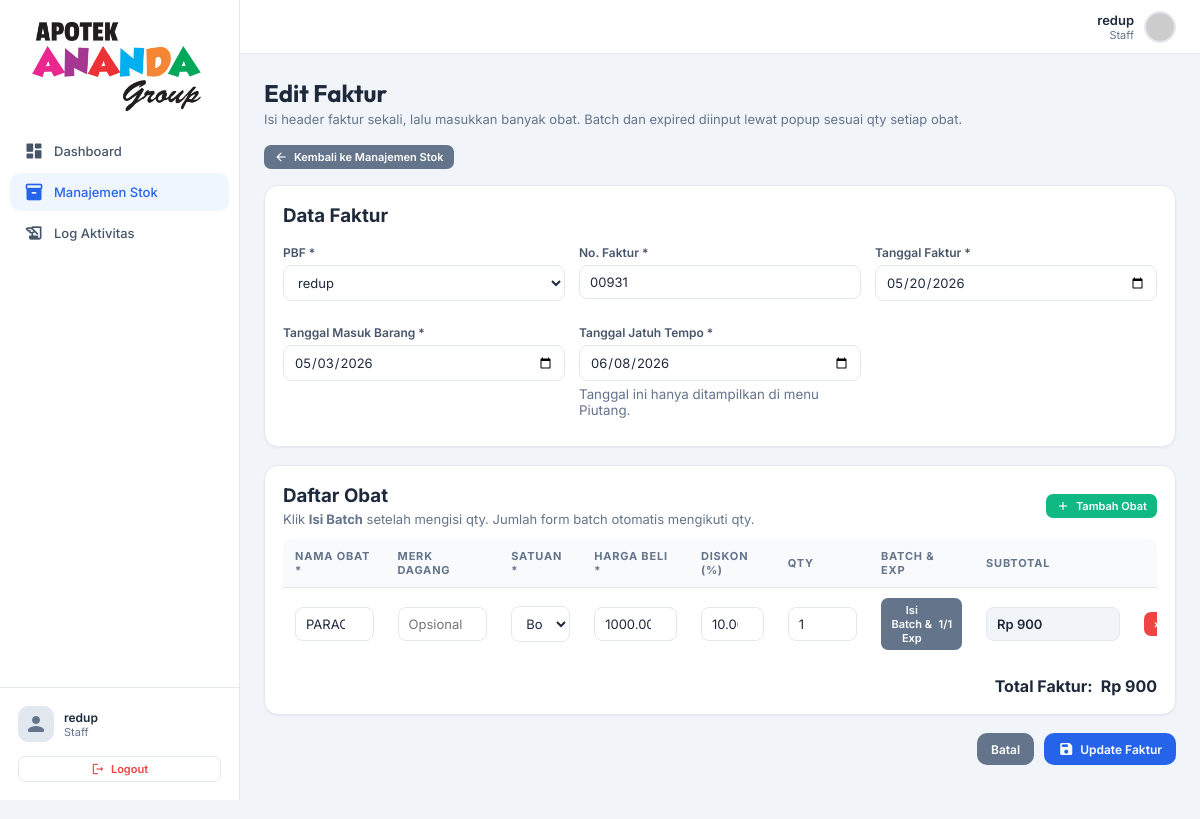
The app's page /frontend/admin/tambah_faktur.php?id=1 (signed in), older data.
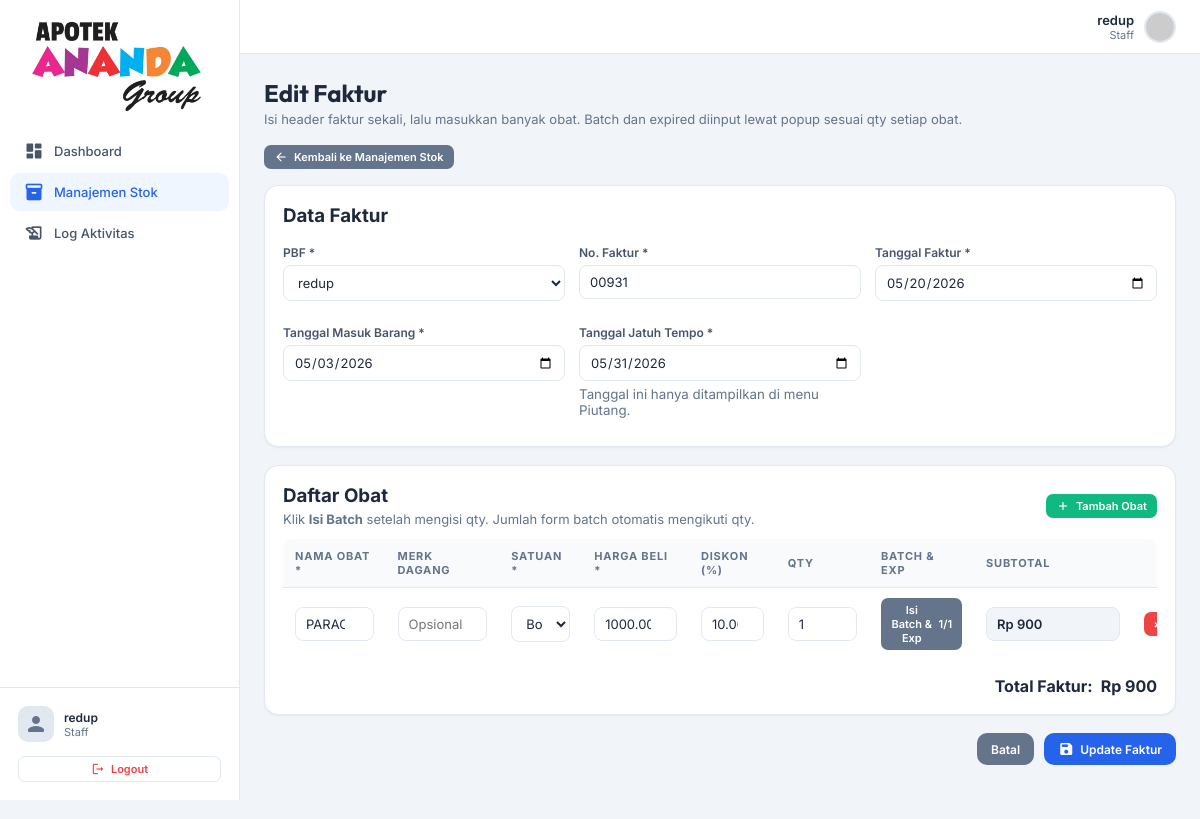
The same page, newer data.
### tables this page shows
CREATE TABLE `faktur` (
  `id_faktur` int(11) NOT NULL,
  `no_faktur` varchar(100) NOT NULL,
  `id_pbf` int(11) NOT NULL,
  `tanggal_faktur` date NOT NULL,
  `tanggal_masuk` date NOT NULL,
  `tanggal_jatuh_tempo` date DEFAULT NULL,
  `jumlah_obat` int(11) NOT NULL DEFAULT 0,
  `total_qty` int(11) NOT NULL DEFAULT 0,
  `total_harga` decimal(15,2) NOT NULL DEFAULT 0.00,
  `status_bayar` enum('belum_lunas','lunas') NOT NULL DEFAULT 'belum_lunas',
  `tanggal_lunas` date DEFAULT NULL,
  `bukti_pembayaran` varchar(255) DEFAULT NULL,
  `id_user` int(11) NOT NULL,
  `created_at` datetime DEFAULT current_timestamp(),
  `updated_at` datetime DEFAULT current_timestamp() ON UPDATE current_timestamp()
);

CREATE TABLE `pbf` (
  `id_pbf` int(11) NOT NULL,
  `nama_pbf` varchar(100) NOT NULL,
  `alamat` text DEFAULT NULL,
  `no_telepon` varchar(20) DEFAULT NULL,
  `kontak_person` varchar(100) DEFAULT NULL,
  `keterangan` text DEFAULT NULL,
  `id_user` int(11) NOT NULL,
  `created_at` datetime DEFAULT current_timestamp(),
  `updated_at` datetime DEFAULT current_timestamp() ON UPDATE current_timestamp()
);

### frontend/admin/tambah_faktur.php (called while the page is built, shortened)
<?php
require_once __DIR__ . '/../../backend/helpers/session_helper.php';
require_once __DIR__ . '/../../backend/models/stok_masuk.php';
require_once __DIR__ . '/../../backend/models/pbf.php';
$stokModel = new StokMasuk();
$pbfModel = new PBF();
$id = isset($_GET['id']) ? sanitizeInt($_GET['id']) : 0;
$faktur = $id > 0 ? $stokModel->findFakturWithDetails($id) : null;
require_once __DIR__ . '/../templates/header.php';
$pbfList = $pbfModel->getAll();
require_once __DIR__ . '/../templates/sidebar.php';
require_once __DIR__ . '/../templates/faktur_form_page.php';
require_once __DIR__ . '/../templates/footer.php';

### backend/config/database.php (called while the page is built, shortened)
<?php
function getDBConnection(): PDO {
    static $pdo = null;
    if ($pdo === null) {
        $dsn = "mysql:host=" . DB_HOST . ";dbname=" . DB_NAME . ";charset=" . DB_CHARSET;
        $options = [
            PDO::ATTR_ERRMODE            => PDO::ERRMODE_EXCEPTION,
            PDO::ATTR_DEFAULT_FETCH_MODE => PDO::FETCH_ASSOC,
            PDO::ATTR_EMULATE_PREPARES   => false,
            PDO::ATTR_STRINGIFY_FETCHES  => false,
            PDO::MYSQL_ATTR_INIT_COMMAND => "SET NAMES utf8mb4 COLLATE utf8mb4_unicode_ci"
        ];
        try {
            $pdo = new PDO($dsn, DB_USER, DB_PASS, $options);
            $pdo->exec("SET time_zone = '" . DB_TIMEZONE . "'");
        } catch (PDOException $e) {
            error_log("Database connection failed: " . $e->getMessage());
            die("Koneksi database gagal. Silakan hubungi administrator.");
        }
    }
    return $pdo;
}

### backend/models/pbf.php (called while the page is built, shortened)
<?php
require_once __DIR__ . '/../config/database.php';
class PBF {
    private PDO $db;
    public function __construct() {
        $this->db = getDBConnection();
    }
    public function getAll(?string $search = null): array {
        $sql = "SELECT p.*, u.nama_lengkap AS created_by
                FROM pbf p
                LEFT JOIN users u ON p.id_user = u.id_user";
        $params = [];
        $sql .= " ORDER BY p.nama_pbf ASC";
        $stmt = $this->db->prepare($sql);
        $stmt->execute($params);
        return $stmt->fetchAll();
    }
}

### backend/helpers/session_helper.php (called while the page is built, shortened)
<?php
require_once __DIR__ . '/../config/database.php';
function sanitizeInt($input): int {
    return (int) filter_var($input, FILTER_SANITIZE_NUMBER_INT);
}

### backend/models/stok_masuk.php (called while the page is built, shortened)
<?php
require_once __DIR__ . '/../config/database.php';
class StokMasuk {
    private PDO $db;
    public function __construct() {
        $this->db = getDBConnection();
    }
    public function findFakturById(int $id): ?array {
        $stmt = $this->db->prepare(
            "SELECT f.*, f.status_bayar AS status_pembayaran, p.nama_pbf, u.nama_lengkap AS created_by,
                    COUNT(ofa.id_obat_faktur) AS jumlah_item,
                    COALESCE(SUM(ofa.qty), 0) AS total_qty,
                    COALESCE(SUM(ofa.total), 0) AS total_faktur
             FROM faktur f
             JOIN pbf p ON f.id_pbf = p.id_pbf
             LEFT JOIN users u ON f.id_user = u.id_user
             LEFT JOIN obat_faktur ofa ON f.id_faktur = ofa.id_faktur
             WHERE f.id_faktur = :id
             GROUP BY f.id_faktur, f.no_faktur, f.id_pbf, f.tanggal_faktur, f.tanggal_masuk, f.tanggal_jatuh_tempo, f.jumlah_obat, f.total_qty, f.total_harga, f.status_bayar, f.tanggal_lunas, f.bukti_pembayaran, f.id_user, f.created_at, f.updated_at, p.nama_pbf, u.nama_lengkap
             LIMIT 1"
        );
        $stmt->execute(['id' => $id]);
        $result = $stmt->fetch();
        return $result ?: null;
    }
    public function getDetailsByFakturId(int $id): array {
        $stmt = $this->db->prepare(
            "SELECT ofa.*, ofa.id_obat_faktur AS id_detail, ofa.qty AS jumlah_masuk,
                    COALESCE(MIN(ob.expired_date), NULL) AS expired_date_ringkas,
                    COUNT(ob.id_batch) AS jumlah_batch
             FROM obat_faktur ofa
             LEFT JOIN obat_batch ob ON ofa.id_obat_faktur = ob.id_obat_faktur
             WHERE ofa.id_faktur = :id
             GROUP BY ofa.id_obat_faktur, ofa.id_faktur, ofa.nama_obat, ofa.jenis_obat, ofa.satuan, ofa.harga_beli, ofa.discount, ofa.qty, ofa.total, ofa.created_at, ofa.updated_at
             ORDER BY ofa.id_obat_faktur ASC"
        );
        $stmt->execute(['id' => $id]);
        $details = $stmt->fetchAll();
        $batchStmt = $this->db->prepare(
            "SELECT id_batch, id_obat_faktur, no_batch, expired_date
             FROM obat_batch
             WHERE id_obat_faktur = :id
             ORDER BY id_batch ASC"
        );
        foreach ($details as &$detail) {
            $batchStmt->execute(['id' => $detail['id_obat_faktur']]);
            $detail['batches'] = $batchStmt->fetchAll();
            $detail['batch'] = implode(', ', array_map(fn($b) => $b['no_batch'], $detail['batches']));
        }
        return $details;
    }
    public function findFakturWithDetails(int $id): ?array {
        $faktur = $this->findFakturById($id);
        $faktur['details'] = $this->getDetailsByFakturId($id);
        return $faktur;
    }
}

### frontend/templates/faktur_form_page.php (the view, shortened to what the changed rows need)
<?php
$isEdit = !empty($faktur);
$actionUrl = BASE_URL . '/backend/controllers/stok_masuk_controller.php?action=' . ($isEdit ? 'update_faktur' : 'create_faktur');
?>
<div class="page-header">
    <h1><?= $isEdit ? 'Edit Faktur' : 'Tambah Faktur' ?></h1>
</div>
<form id="fakturForm" method="POST" action="<?= $actionUrl ?>">
    <div class="card">
        <div style="display:grid;grid-template-columns:repeat(auto-fit,minmax(230px,1fr));gap:14px;">
            <div class="form-group">
                <label>PBF *</label>
                <select name="id_pbf" class="form-control" required <?= empty($pbfList) ? 'disabled' : '' ?>>
                    <?php foreach ($pbfList as $pbf): ?>
                        <option value="<?= $pbf['id_pbf'] ?>" <?= $isEdit && (int)$faktur['id_pbf'] === (int)$pbf['id_pbf'] ? 'selected' : '' ?>><?= htmlspecialchars($pbf['nama_pbf']) ?></option>
                    <?php endforeach; ?>
                </select>
            </div>
            <div class="form-group">
                <label>No. Faktur *</label>
                <input type="text" name="no_faktur" class="form-control" required value="<?= htmlspecialchars($faktur['no_faktur'] ?? '') ?>">
            </div>
            <div class="form-group">
                <label>Tanggal Faktur *</label>
                <input type="date" name="tanggal_faktur" class="form-control" required value="<?= htmlspecialchars($faktur['tanggal_faktur'] ?? date('Y-m-d')) ?>">
            </div>
            <div class="form-group">
                <label>Tanggal Masuk Barang *</label>
                <input type="date" name="tanggal_masuk" class="form-control" required value="<?= htmlspecialchars($faktur['tanggal_masuk'] ?? date('Y-m-d')) ?>">
            </div>
            <div class="form-group">
                <label>Tanggal Jatuh Tempo *</label>
                <input type="date" name="tanggal_jatuh_tempo" class="form-control" required value="<?= htmlspecialchars($faktur['tanggal_jatuh_tempo'] ?? date('Y-m-d')) ?>">
                <small style="color:#64748b;">Tanggal ini hanya ditampilkan di menu Piutang.</small>
            </div>
        </div>
    </div>
    <div class="card">
        <div class="table-wrapper">
            <table>
                <thead>
                    <tr>
                        <th>Nama Obat *</th>
                        <th>Merk Dagang</th>
                        <th>Satuan *</th>
                        <th>Harga Beli *</th>
                        <th>Diskon (%)</th>
                        <th>Qty</th>
                        <th>Batch & Exp</th>
                        <th>Subtotal</th>
                        <th></th>
                    </tr>
                </thead>
            </table>
        </div>
    </div>
</form>

Row changes from the older to the newer data that the page shows:
changed faktur "redup": tanggal_jatuh_tempo "06/08/2026" → "05/31/2026"
